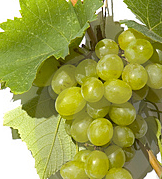
#> input picture grape.png, 162 x 179 px
$ jupyter execute --allow-errors 'nearest neighbour.ipynb'
#> lines starting #> are read from the running program, lines starting #| are printed output that depends on the picture
[cell 1]
import cv2
import numpy as np
from numpy import zeros, newaxis
from matplotlib import pyplot as plt
np.seterr(divide='ignore', invalid='ignore')
img = cv2.imread("grape.png")
#> img is the input picture: shape (179, 162, 3); mean B, G, R 75.2, 160.2, 154.8

[cell 2]
import math

[cell 3]
arr=np.asarray(img)

[cell 4]
type(arr)

[cell 5]
w1,h1,z= img.shape
#> w1 = 179; h1 = 162; z = 3

[cell 6]
fx=0.5
fy=0.5

[cell 7]
w2=int(fx*w1)
#> w2 = 89
h2=int(fy*h1)
#> h2 = 81

[cell 8]
x_ratio = w1/w2
#> x_ratio = 2.01
y_ratio = h1/h2
#> y_ratio = 2

[cell 9]
temp=np.zeros(shape=(w2,h2))

[cell 10]
M=np.zeros(shape=(w2,h2))

[cell 11]
M.shape
#> Out = (89, 81)

#> (a cell that did not finish here is left out)

[cell 13]
x_scale=np.round(w2/w1)
#> x_scale = 0
y_scale=np.round(h2/h1)
#> y_scale = 0

[cell 14]
i=0
j=0
#> (the rest of this cell did not finish here and is left out)

[cell 15]
N=M[:, :, newaxis]
N.shape
#> Out = (89, 81, 1)

[cell 16]
plt.imshow(M)

plt.show()
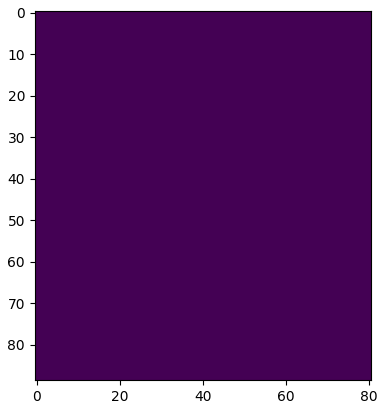
#> figure drawn by matplotlib, 1 panel

[cell 17]
img = cv2.imread('grape.png',0)
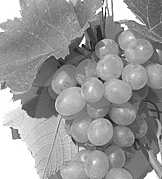
#> img: shape (179, 162); min 0, max 255, mean 152.6
plt.imshow(img)
plt.show()
